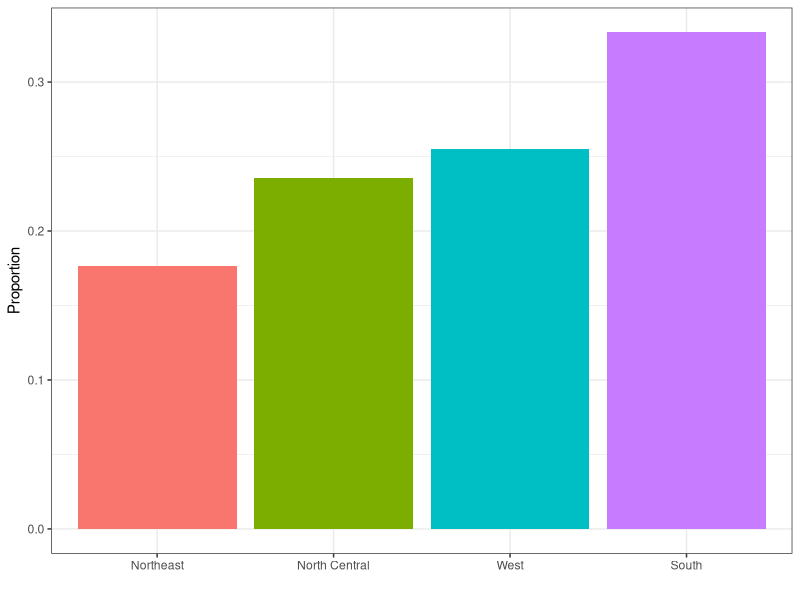
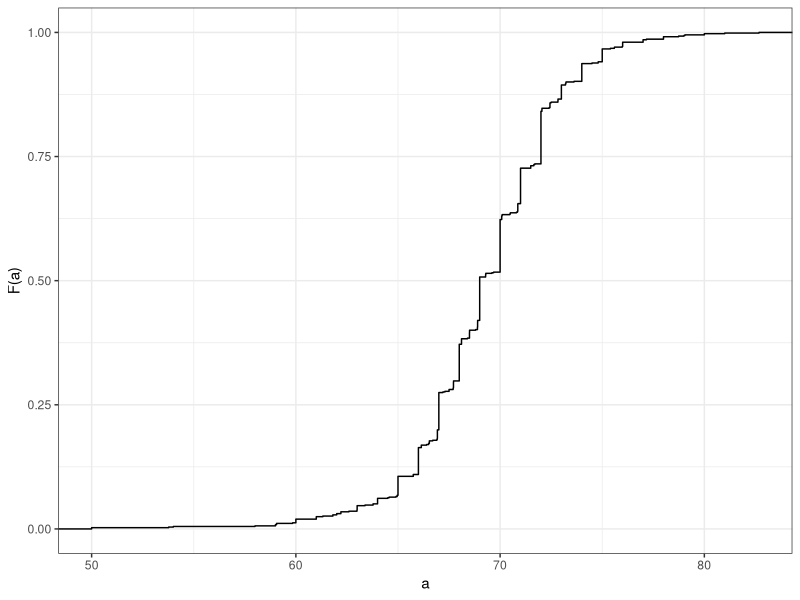
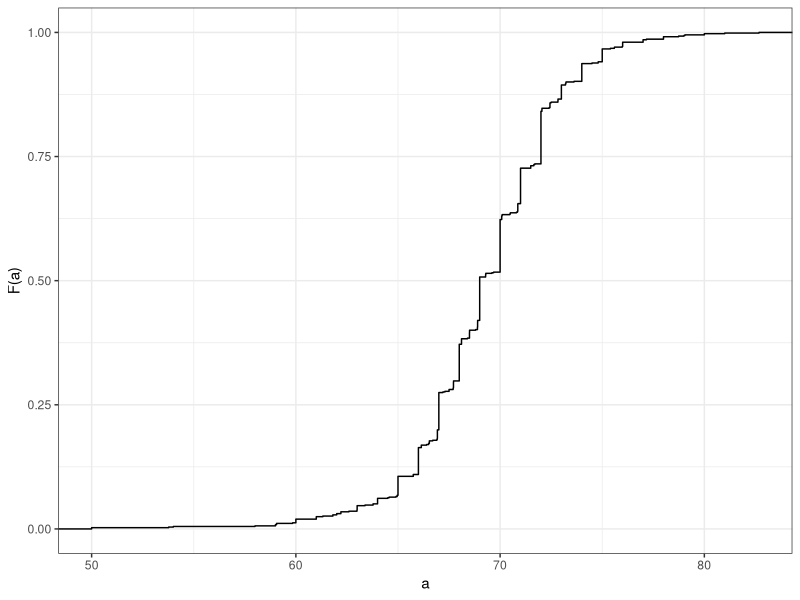
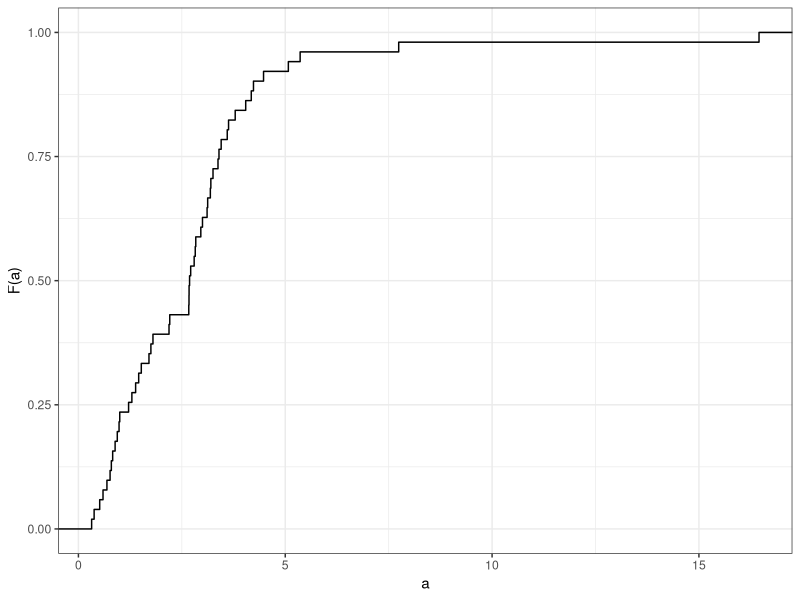
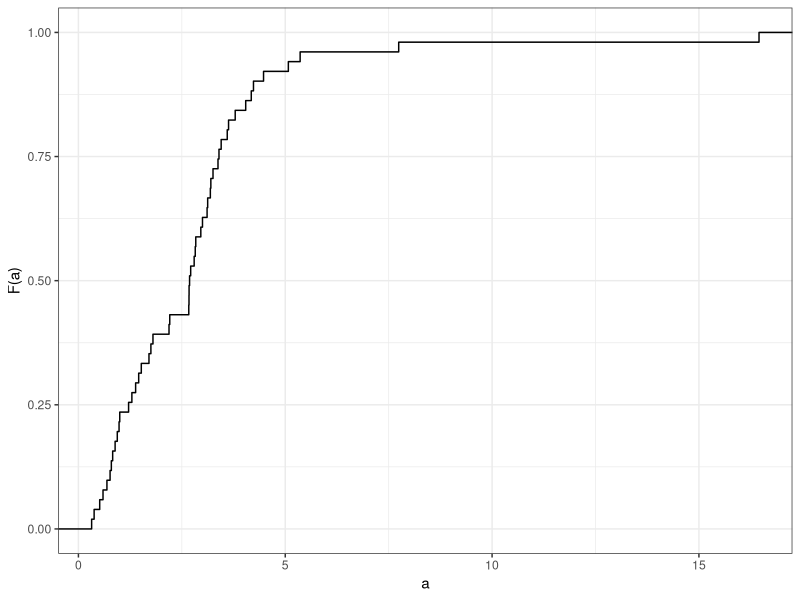
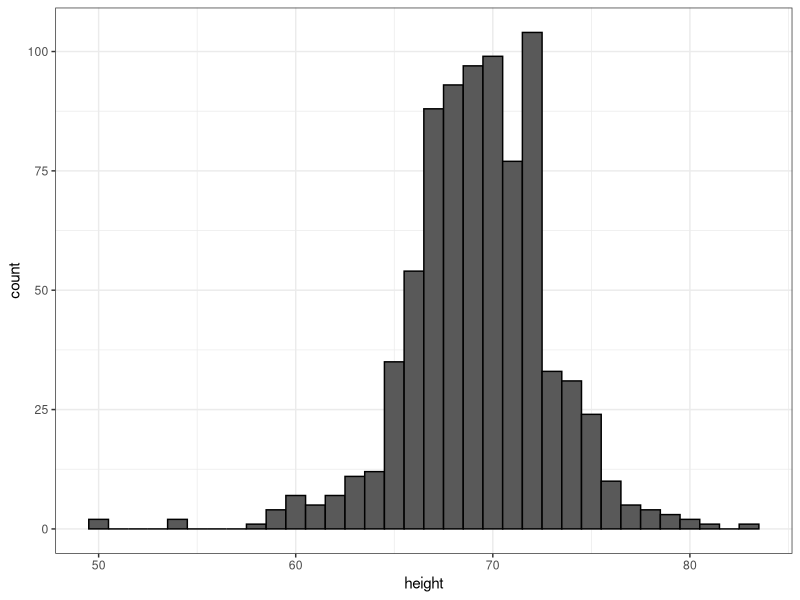
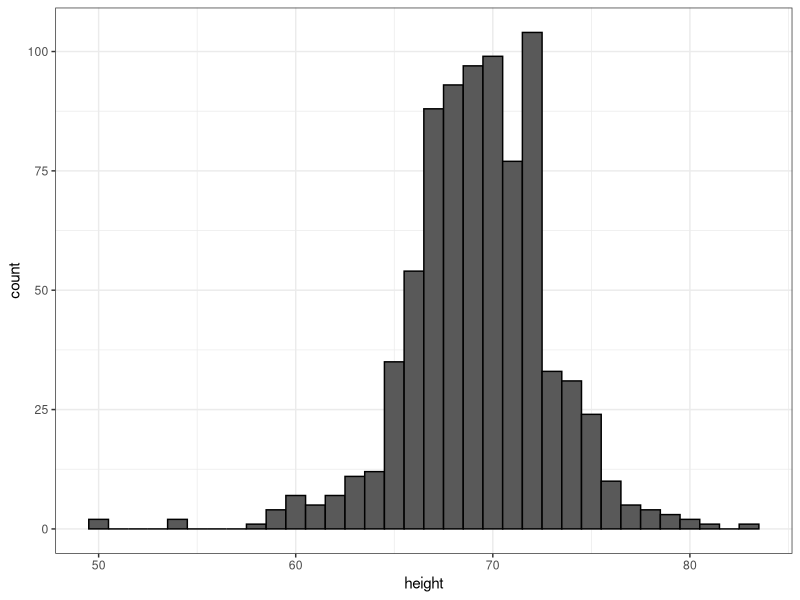
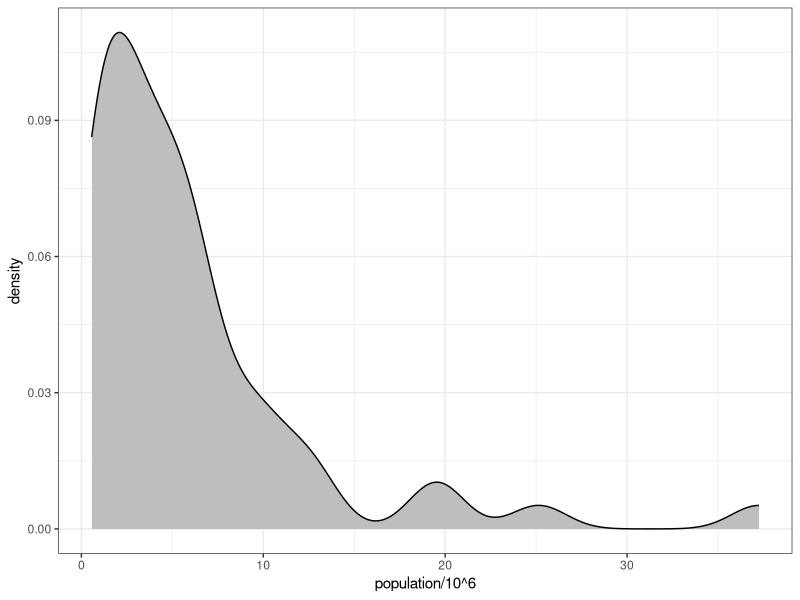

These charts were generated, in order, by the following R code: (Note: this script raises an error after producing the figures.)
library(dplyr)
library(ggplot2)
library(dslabs)
ds_theme_set()
data(murders)
murders %>% group_by(region) %>%
  summarize(n = n()) %>%
  mutate(Proportion = n/sum(n), 
         region = reorder(region, Proportion)) %>%
  ggplot(aes(x=region, y=Proportion, fill=region)) + 
  geom_bar(stat = "identity", show.legend = FALSE) + 
  xlab("")

library(dplyr)
library(ggplot2)
library(dslabs)
data(heights)
heights %>% filter(sex=="Male") %>% ggplot(aes(height)) + 
  stat_ecdf() +
  ylab("F(a)") + xlab("a")

library(dplyr)
library(ggplot2)
library(dslabs)
data(heights)
heights %>% filter(sex=="Male") %>% ggplot(aes(height)) + 
  stat_ecdf() +
  ylab("F(a)") + xlab("a")

library(dplyr)
library(ggplot2)
library(dslabs)
ds_theme_set()
data(murders)
murders %>% mutate(murder_rate = total/population * 10^5) %>%
  ggplot(aes(murder_rate)) + 
  stat_ecdf() +
  ylab("F(a)") + xlab("a")

library(dplyr)
library(ggplot2)
library(dslabs)
ds_theme_set()
data(murders)
murders %>% mutate(murder_rate = total/population * 10^5) %>%
  ggplot(aes(murder_rate)) + 
  stat_ecdf() +
  ylab("F(a)") + xlab("a")


library(dplyr)
library(ggplot2)
library(dslabs)
data(heights)
heights %>% 
  filter(sex=="Male") %>% 
  ggplot(aes(height)) + 
  geom_histogram(binwidth = 1, color = "black")

library(dplyr)
library(ggplot2)
library(dslabs)
data(heights)
heights %>% 
  filter(sex=="Male") %>% 
  ggplot(aes(height)) + 
  geom_histogram(binwidth = 1, color = "black")

library(dplyr)
library(ggplot2)
library(dslabs)
data(murders)
murders %>% ggplot(aes(x=population/10^6)) + geom_density(fill = "grey") 
+ scale_x_log10() + xlab("Population in million")


library(dplyr)
library(ggplot2)
library(gridExtra)
library(dslabs)
data(murders)
p1 <- murders %>% ggplot(aes(x=population/10^6)) + geom_density(fill = "grey", bw = 5) + xlab("Population in millions") + ggtitle("1")
p2 <- murders %>% ggplot(aes(x=population/10^6)) + geom_density(fill = "grey", bw = .05) + scale_x_log10() + xlab("Population in millions") + ggtitle("2")
p3 <- murders %>% ggplot(aes(x=population/10^6)) + geom_density(fill = "grey", bw = 1) + scale_x_log10() + xlab("Population in millions") + ggtitle("3")
grid.arrange(p1,p2,p3,ncol=2)
